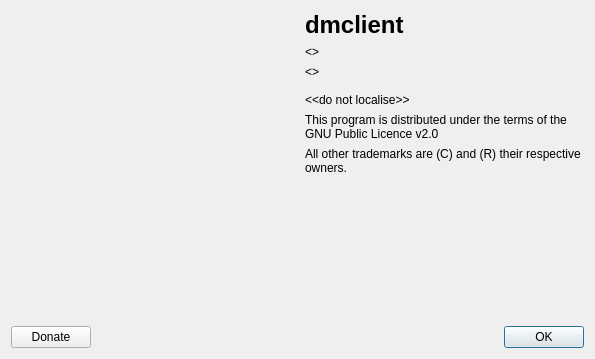
<?xml version="1.0" encoding="UTF-8"?>
<ui version="4.0">
 <class>aboutDlg</class>
 <widget class="QDialog" name="aboutDlg">
  <property name="windowModality">
   <enum>Qt::ApplicationModal</enum>
  </property>
  <property name="geometry">
   <rect>
    <x>0</x>
    <y>0</y>
    <width>595</width>
    <height>359</height>
   </rect>
  </property>
  <property name="sizePolicy">
   <sizepolicy hsizetype="Fixed" vsizetype="Fixed">
    <horstretch>0</horstretch>
    <verstretch>0</verstretch>
   </sizepolicy>
  </property>
  <property name="maximumSize">
   <size>
    <width>16777215</width>
    <height>16777215</height>
   </size>
  </property>
  <property name="windowTitle">
   <string>&lt;&lt;do not localise&gt;&gt;</string>
  </property>
  <property name="windowIcon">
   <iconset resource="../icons.qrc">
    <normaloff>:/icons/logo.png</normaloff>:/icons/logo.png</iconset>
  </property>
  <property name="modal">
   <bool>true</bool>
  </property>
  <layout class="QVBoxLayout" name="verticalLayout_2">
   <item>
    <layout class="QHBoxLayout" name="horizontalLayout_2">
     <item>
      <spacer name="horizontalSpacer_2">
       <property name="orientation">
        <enum>Qt::Horizontal</enum>
       </property>
       <property name="sizeType">
        <enum>QSizePolicy::Fixed</enum>
       </property>
       <property name="sizeHint" stdset="0">
        <size>
         <width>16</width>
         <height>20</height>
        </size>
       </property>
      </spacer>
     </item>
     <item>
      <widget class="QLabel" name="logo">
       <property name="minimumSize">
        <size>
         <width>256</width>
         <height>256</height>
        </size>
       </property>
       <property name="maximumSize">
        <size>
         <width>256</width>
         <height>256</height>
        </size>
       </property>
       <property name="text">
        <string/>
       </property>
       <property name="pixmap">
        <pixmap resource="../icons.qrc">:/icons/logo.png</pixmap>
       </property>
       <property name="alignment">
        <set>Qt::AlignCenter</set>
       </property>
      </widget>
     </item>
     <item>
      <spacer name="horizontalSpacer">
       <property name="orientation">
        <enum>Qt::Horizontal</enum>
       </property>
       <property name="sizeType">
        <enum>QSizePolicy::Fixed</enum>
       </property>
       <property name="sizeHint" stdset="0">
        <size>
         <width>16</width>
         <height>20</height>
        </size>
       </property>
      </spacer>
     </item>
     <item>
      <layout class="QVBoxLayout" name="verticalLayout" stretch="0,0,0,0,0,0,0,1">
       <item>
        <widget class="QLabel" name="appName">
         <property name="text">
          <string>&lt;html&gt;&lt;head/&gt;&lt;body&gt;&lt;p&gt;&lt;span style=&quot; font-size:18pt; font-weight:600;&quot;&gt;dmclient&lt;/span&gt;&lt;/p&gt;&lt;/body&gt;&lt;/html&gt;</string>
         </property>
        </widget>
       </item>
       <item>
        <widget class="QLabel" name="versionAndCodename">
         <property name="text">
          <string>&lt;&lt;do not localise&gt;&gt;</string>
         </property>
        </widget>
       </item>
       <item>
        <widget class="QLabel" name="buildAndDate">
         <property name="text">
          <string>&lt;&lt;do not localise&gt;&gt;</string>
         </property>
        </widget>
       </item>
       <item>
        <spacer name="verticalSpacer">
         <property name="orientation">
          <enum>Qt::Vertical</enum>
         </property>
         <property name="sizeType">
          <enum>QSizePolicy::Fixed</enum>
         </property>
         <property name="sizeHint" stdset="0">
          <size>
           <width>20</width>
           <height>8</height>
          </size>
         </property>
        </spacer>
       </item>
       <item>
        <widget class="QLabel" name="copyright">
         <property name="text">
          <string>&lt;html&gt;&lt;head/&gt;&lt;body&gt;&lt;p&gt;&amp;lt;&amp;lt;do not localise&amp;gt;&amp;gt;&lt;/p&gt;&lt;/body&gt;&lt;/html&gt;</string>
         </property>
         <property name="alignment">
          <set>Qt::AlignLeading|Qt::AlignLeft|Qt::AlignTop</set>
         </property>
         <property name="wordWrap">
          <bool>true</bool>
         </property>
        </widget>
       </item>
       <item>
        <widget class="QLabel" name="label">
         <property name="text">
          <string>This program is distributed under the terms of the GNU Public Licence v2.0</string>
         </property>
         <property name="wordWrap">
          <bool>true</bool>
         </property>
        </widget>
       </item>
       <item>
        <widget class="QLabel" name="label_2">
         <property name="text">
          <string>All other trademarks are (C) and (R) their respective owners.</string>
         </property>
         <property name="wordWrap">
          <bool>true</bool>
         </property>
        </widget>
       </item>
       <item>
        <spacer name="verticalSpacer_2">
         <property name="orientation">
          <enum>Qt::Vertical</enum>
         </property>
         <property name="sizeHint" stdset="0">
          <size>
           <width>20</width>
           <height>40</height>
          </size>
         </property>
        </spacer>
       </item>
      </layout>
     </item>
    </layout>
   </item>
   <item>
    <spacer name="verticalSpacer_3">
     <property name="orientation">
      <enum>Qt::Vertical</enum>
     </property>
     <property name="sizeType">
      <enum>QSizePolicy::Fixed</enum>
     </property>
     <property name="sizeHint" stdset="0">
      <size>
       <width>20</width>
       <height>8</height>
      </size>
     </property>
    </spacer>
   </item>
   <item>
    <layout class="QHBoxLayout" name="horizontalLayout">
     <item>
      <widget class="QPushButton" name="donate">
       <property name="text">
        <string>Donate</string>
       </property>
      </widget>
     </item>
     <item>
      <widget class="QDialogButtonBox" name="buttonBox">
       <property name="orientation">
        <enum>Qt::Horizontal</enum>
       </property>
       <property name="standardButtons">
        <set>QDialogButtonBox::Ok</set>
       </property>
      </widget>
     </item>
    </layout>
   </item>
  </layout>
 </widget>
 <resources>
  <include location="../icons.qrc"/>
 </resources>
 <connections>
  <connection>
   <sender>buttonBox</sender>
   <signal>accepted()</signal>
   <receiver>aboutDlg</receiver>
   <slot>accept()</slot>
   <hints>
    <hint type="sourcelabel">
     <x>248</x>
     <y>254</y>
    </hint>
    <hint type="destinationlabel">
     <x>157</x>
     <y>274</y>
    </hint>
   </hints>
  </connection>
  <connection>
   <sender>buttonBox</sender>
   <signal>rejected()</signal>
   <receiver>aboutDlg</receiver>
   <slot>reject()</slot>
   <hints>
    <hint type="sourcelabel">
     <x>316</x>
     <y>260</y>
    </hint>
    <hint type="destinationlabel">
     <x>286</x>
     <y>274</y>
    </hint>
   </hints>
  </connection>
 </connections>
</ui>
